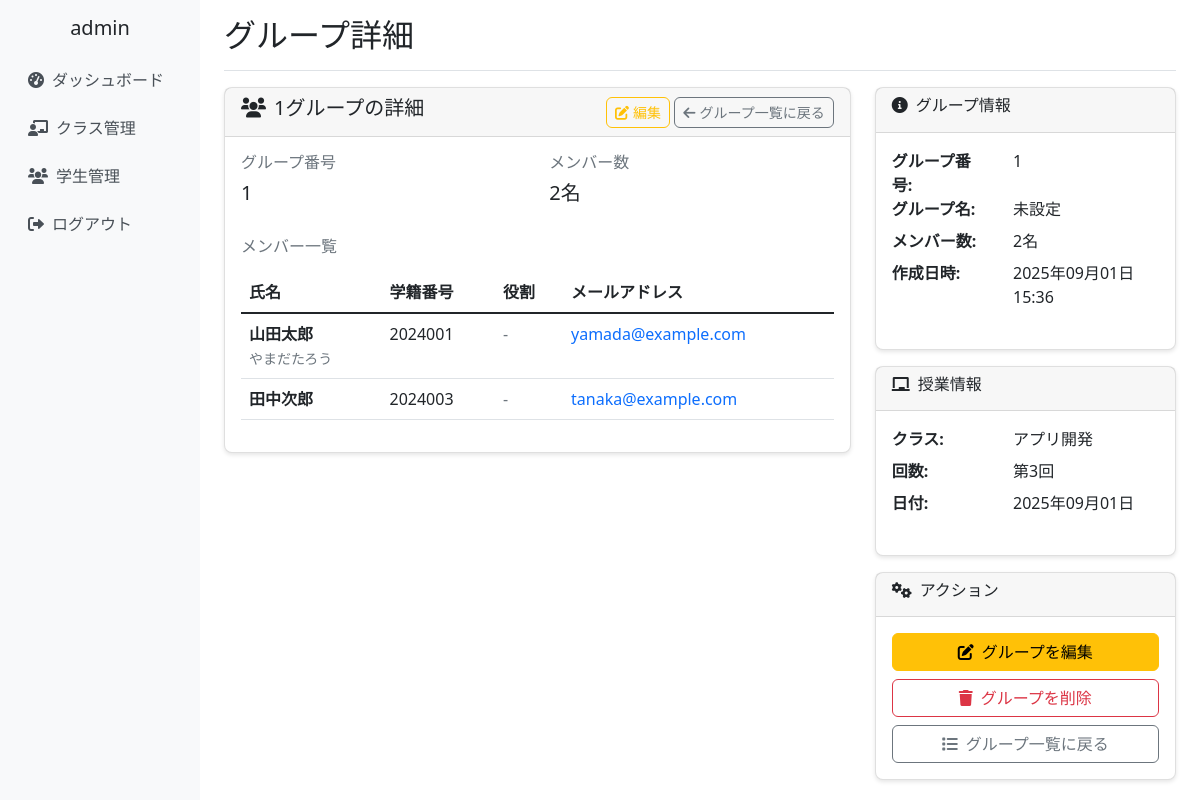
/lesson-sessions/3/groups/17/ (signed in), run on the app's committed database.
### school_management/models.py (models this page shows, shortened)
class CustomUser(AbstractUser):
    ROLE_CHOICES = [
        ('admin', '管理者'),
        ('teacher', '教員'),
        ('student', '学生'),
    ]
    username = None  # usernameフィールドを無効化
    email = models.EmailField(unique=True, null=True, blank=True)
    full_name = models.CharField(max_length=100, verbose_name='氏名')
    furigana = models.CharField(max_length=100, blank=True, verbose_name='ふりがな')
    points = models.IntegerField(default=0, verbose_name='ポイント')
    role = models.CharField(
        max_length=10,
        choices=ROLE_CHOICES,
        default='student',
        verbose_name='役割'
    )
    student_number = models.CharField(max_length=20, blank=True, verbose_name='学籍番号')
    teacher_id = models.CharField(max_length=20, blank=True, verbose_name='教員ID')
    created_at = models.DateTimeField(auto_now_add=True, verbose_name='登録日時')
    updated_at = models.DateTimeField(auto_now=True, verbose_name='更新日時')
    groups = models.ManyToManyField(
        'auth.Group',
        verbose_name='groups',
        blank=True,
        help_text='The groups this user belongs to.',
        related_name="customuser_set",
        related_query_name="customuser",
    )
    user_permissions = models.ManyToManyField(
        'auth.Permission',
        verbose_name='user permissions',
        blank=True,
        help_text='Specific permissions for this user.',
        related_name="customuser_set",
        related_query_name="customuser",
    )
    USERNAME_FIELD = 'email'
    REQUIRED_FIELDS = ['full_name']
    objects = CustomUserManager()
    class Meta:
        verbose_name = 'ユーザー'
        verbose_name_plural = 'ユーザー'

class Group(models.Model):
    lesson_session = models.ForeignKey(LessonSession, on_delete=models.CASCADE, verbose_name='授業回')
    group_number = models.IntegerField(verbose_name='グループ番号')
    group_name = models.CharField(max_length=100, blank=True, verbose_name='グループ名', help_text='例: チーム虎、開発班A、など')
    created_at = models.DateTimeField(auto_now_add=True)
    class Meta:
        verbose_name = 'グループ'
        verbose_name_plural = 'グループ'
        unique_together = ['lesson_session', 'group_number']
    @property
    def display_name(self):
        if self.group_name:
            return f"{self.group_name}"
        return f"{self.group_number}グループ"

class GroupMember(models.Model):
    group = models.ForeignKey(Group, on_delete=models.CASCADE, verbose_name='グループ')
    student = models.ForeignKey(Student, on_delete=models.CASCADE, verbose_name='学生', related_name='group_memberships')
    role = models.CharField(max_length=50, blank=True, verbose_name='役割')
    class Meta:
        verbose_name = 'グループメンバー'
        verbose_name_plural = 'グループメンバー'
        unique_together = ['group', 'student']

class LessonSession(models.Model):
    classroom = models.ForeignKey(ClassRoom, on_delete=models.CASCADE, verbose_name='クラス')
    session_number = models.IntegerField(verbose_name='回数')
    date = models.DateField(verbose_name='実施日')
    topic = models.CharField(max_length=200, blank=True, verbose_name='テーマ・内容')
    has_quiz = models.BooleanField(default=False, verbose_name='小テストあり')
    has_peer_evaluation = models.BooleanField(default=False, verbose_name='ピア評価あり')
    peer_evaluation_closed = models.BooleanField(default=False, verbose_name='ピア評価締切済み')
    created_at = models.DateTimeField(auto_now_add=True)
    updated_at = models.DateTimeField(auto_now=True)
    class Meta:
        verbose_name = '授業回'
        verbose_name_plural = '授業回'
        unique_together = ['classroom', 'session_number']

class ClassRoom(models.Model):
    SEMESTER_CHOICES = [
        ('first', '前期'),
        ('second', '後期'),
    ]
    class_name = models.CharField(max_length=100, verbose_name='クラス名')
    year = models.IntegerField(verbose_name='年度')
    semester = models.CharField(max_length=10, choices=SEMESTER_CHOICES, verbose_name='学期')
    teachers = models.ManyToManyField(Teacher, verbose_name='担当教員', related_name='classrooms')
    students = models.ManyToManyField(Student, blank=True, verbose_name='学生')
    created_at = models.DateTimeField(auto_now_add=True)
    updated_at = models.DateTimeField(auto_now=True)
    class Meta:
        verbose_name = 'クラス'
        verbose_name_plural = 'クラス'

### school_management/views.py (the view)
# urls.py: path('lesson-sessions/<int:session_id>/groups/<int:group_id>/', views.group_detail_view, name='group_detail'),
@login_required
def group_detail_view(request, session_id, group_id):
    lesson_session = get_object_or_404(LessonSession, id=session_id, classroom__teachers=request.user)
    group = get_object_or_404(Group, id=group_id, lesson_session=lesson_session)
    members = group.groupmember_set.all().select_related('student')
    context = {
        'lesson_session': lesson_session,
        'group': group,
        'members': members,
    }
    return render(request, 'school_management/group_detail.html', context)

### school_management/templates/school_management/group_detail.html (shortened to what this page needs)
{% extends 'school_management/base.html' %}
{% block page_title %}グループ詳細{% endblock %}
{% block content %}
<div class="row">
    <div class="col-md-8">
        <div class="card">
            <div class="card-header d-flex justify-content-between align-items-center">
                <h5><i class="fas fa-users me-2"></i>{{ group.display_name }}の詳細</h5>
                <div>
                    <a href="{% url 'school_management:group_edit' lesson_session.id group.id %}" class="btn btn-outline-warning btn-sm">
                        <i class="fas fa-edit me-1"></i>編集
                    </a>
                    <a href="{% url 'school_management:group_list' lesson_session.id %}" class="btn btn-outline-secondary btn-sm">
                        <i class="fas fa-arrow-left me-1"></i>グループ一覧に戻る
                    </a>
                </div>
            </div>
            <div class="card-body">
                <div class="row mb-4">
                    <div class="col-md-6">
                        <h6 class="text-muted">グループ番号</h6>
                        <p class="h5">{{ group.group_number }}</p>
                    </div>
                    <div class="col-md-6">
                        <h6 class="text-muted">メンバー数</h6>
                        <p class="h5">{{ members.count }}名</p>
                    </div>
                </div>
                <h6 class="text-muted mb-3">メンバー一覧</h6>
                {% if members %}
                    <div class="table-responsive">
                        <table class="table table-hover">
                            <thead>
                                <tr>
                                    <th>氏名</th>
                                    <th>学籍番号</th>
                                    <th>役割</th>
                                    <th>メールアドレス</th>
                                </tr>
                            </thead>
                            <tbody>
                                {% for member in members %}
                                <tr>
                                    <td>
                                        <strong>{{ member.student.full_name }}</strong>
                                        {% if member.student.furigana %}
                                        <br><small class="text-muted">{{ member.student.furigana }}</small>
                                        {% endif %}
                                    </td>
                                    <td>{{ member.student.student_number }}</td>
                                    <td>
                                        {% if member.role %}
                                            <span class="badge bg-primary">{{ member.role }}</span>
                                        {% else %}
                                            <span class="text-muted">-</span>
                                        {% endif %}
                                    </td>
                                    <td>
                                        {% if member.student.email %}
                                            <a href="mailto:{{ member.student.email }}" class="text-decoration-none">
                                                {{ member.student.email }}
                                            </a>
                                        {% else %}
                                            <span class="text-muted">未設定</span>
                                        {% endif %}
                                    </td>
                                </tr>
                                {% endfor %}
                            </tbody>
                        </table>
                    </div>
                {% endif %}
            </div>
        </div>
    </div>
    <div class="col-md-4">
        <div class="card">
            <div class="card-header">
                <h6><i class="fas fa-info-circle me-2"></i>グループ情報</h6>
            </div>
            <div class="card-body">
                <dl class="row">
                    <dt class="col-sm-5">グループ番号:</dt>
                    <dd class="col-sm-7">{{ group.group_number }}</dd>
                    <dt class="col-sm-5">グループ名:</dt>
                    <dd class="col-sm-7">{{ group.group_name|default:"未設定" }}</dd>
                    <dt class="col-sm-5">メンバー数:</dt>
                    <dd class="col-sm-7">{{ members.count }}名</dd>
                    <dt class="col-sm-5">作成日時:</dt>
                    <dd class="col-sm-7">{{ group.created_at|date:"Y年m月d日 H:i" }}</dd>
                </dl>
            </div>
        </div>
        <div class="card mt-3">
            <div class="card-header">
                <h6><i class="fas fa-chalkboard me-2"></i>授業情報</h6>
            </div>
            <div class="card-body">
                <dl class="row">
                    <dt class="col-sm-5">クラス:</dt>
                    <dd class="col-sm-7">{{ lesson_session.classroom.class_name }}</dd>
                    <dt class="col-sm-5">回数:</dt>
                    <dd class="col-sm-7">第{{ lesson_session.session_number }}回</dd>
                    <dt class="col-sm-5">日付:</dt>
                    <dd class="col-sm-7">{{ lesson_session.date|date:"Y年m月d日" }}</dd>
                </dl>
            </div>
        </div>
        <div class="card mt-3">
            <div class="card-header">
                <h6><i class="fas fa-cogs me-2"></i>アクション</h6>
            </div>
            <div class="card-body">
                <div class="d-grid gap-2">
                    <a href="{% url 'school_management:group_edit' lesson_session.id group.id %}" class="btn btn-warning">
                        <i class="fas fa-edit me-2"></i>グループを編集
                    </a>
                    <a href="{% url 'school_management:group_delete' lesson_session.id group.id %}"
                       class="btn btn-outline-danger"
                       onclick="return confirm('グループ「{{ group.display_name }}」を削除しますか？')">
                        <i class="fas fa-trash me-2"></i>グループを削除
                    </a>
                    <a href="{% url 'school_management:group_list' lesson_session.id %}" class="btn btn-outline-secondary">
                        <i class="fas fa-list me-2"></i>グループ一覧に戻る
                    </a>
                </div>
            </div>
        </div>
    </div>
</div>
{% endblock %}

### school_management/templates/school_management/base.html (shortened to what this page needs)
{% load static %}
<!DOCTYPE html>
<html lang="ja">
<head>
    <link href="https://cdn.jsdelivr.net/npm/bootstrap@5.1.3/dist/css/bootstrap.min.css" rel="stylesheet">
    <link href="https://cdnjs.cloudflare.com/ajax/libs/font-awesome/6.0.0/css/all.min.css" rel="stylesheet">
    <link href="{% static 'school_management/css/base.css' %}" rel="stylesheet">
</head>
<body>
    <div class="container-fluid">
        <div class="row">
            {% if user.is_authenticated %}
            <nav class="col-md-3 col-lg-2 d-md-block d-none sidebar collapse">
                <div class="position-sticky pt-3">
                    <div class="text-center mb-3">
                        <h5>{{ user.full_name }}</h5>
                    </div>
                    <ul class="nav flex-column">
                        <li class="nav-item">
                            <a class="nav-link" href="{% url 'school_management:dashboard' %}">
                                <i class="fas fa-tachometer-alt me-2"></i>ダッシュボード
                            </a>
                        </li>
                        <li class="nav-item">
                            <a class="nav-link" href="{% url 'school_management:class_list' %}">
                                <i class="fas fa-chalkboard-teacher me-2"></i>クラス管理
                            </a>
                        </li>
                        <li class="nav-item">
                            <a class="nav-link" href="{% url 'school_management:student_list' %}">
                                <i class="fas fa-users me-2"></i>学生管理
                            </a>
                        </li>
                        <li class="nav-item">
                            <a class="nav-link" href="{% url 'school_management:logout' %}">
                                <i class="fas fa-sign-out-alt me-2"></i>ログアウト
                            </a>
                        </li>
                    </ul>
                </div>
            </nav>
            <main class="col-md-9 ms-sm-auto col-lg-10 px-md-4 main-content">
                <div class="d-flex justify-content-between flex-wrap flex-md-nowrap align-items-center pt-3 pb-2 mb-3 border-bottom">
                    <h1 class="h2">{% block page_title %}{% endblock %}</h1>
                </div>
                {% block content %}{% endblock %}
            </main>
            {% else %}
            <div class="col-12">
                {% block login_content %}{% endblock %}
            </div>
            {% endif %}
        </div>
    </div>
</body>
</html>

### school_management/static/school_management/css/base.css (style rules this page uses)
.sidebar { min-height: 100vh; background-color: #f8f9fa; }
.main-content { min-height: 100vh; }
.card { box-shadow: 0 2px 4px rgba(0, 0, 0, 0.1); border-radius: 8px; }
.btn { border-radius: 6px; transition: all 0.2s ease-in-out; }
.nav-link { color: #495057; padding: 0.75rem 1rem; border-radius: 6px; transition: all 0.2s ease-in-out; }
@media (min-width: 768px) { .sidebar { position: relative; left: 0; } }

### data on the page
CustomUser: full_name "admin"
Group: display_name "1グループ", group_number "1", group_name "未設定", created_at "2025年09月01日 15:36"
GroupMember: student.full_name "山田太郎", student.furigana "やまだたろう", student.student_number "2024001", student.email "yamada@example.com"
GroupMember: student.full_name "田中次郎", student.student_number "2024003", student.email "tanaka@example.com"
LessonSession: classroom.class_name "アプリ開発", session_number "3", date "2025年09月01日"

### other printed values
{{ members.count }} "2"
